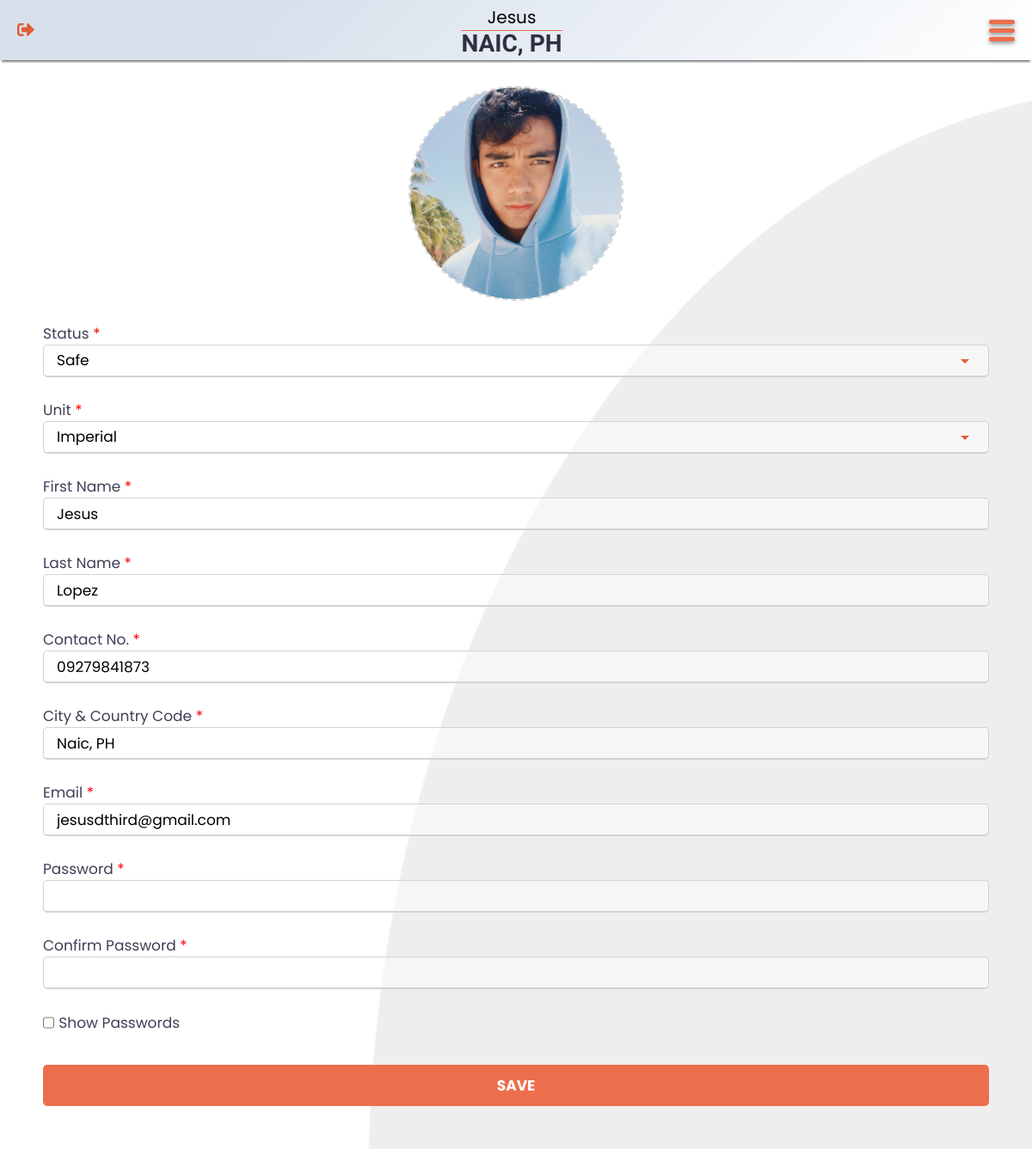
The app's page /settings.php (signed in) with its own data.
### tables this page shows
CREATE TABLE `user` (
	`user_id` INT UNSIGNED AUTO_INCREMENT PRIMARY KEY,
	`fname` VARCHAR(50) NOT NULL,
	`lname` VARCHAR(50) NOT NULL,
	`contact_no` CHAR(13) NOT NULL,
	`location` VARCHAR(50) NOT NULL,
	`email` VARCHAR(100) NOT NULL UNIQUE,
	`password` VARCHAR(255) NOT NULL,
	`profile_picture` CHAR(12) DEFAULT 'default.jpg' NOT NULL ,
	`status` ENUM('Safe', 'Moderately Affected', 'Severely Affected') DEFAULT 'Safe' NOT NULL,
	`unit` ENUM('Metric', 'Imperial') DEFAULT 'Metric' NOT NULL
);

### src/header.php (called while the page is built, shortened)
<?php
	if (isset($_SESSION["account-verified"])) {
		$user_id = $_SESSION["account-verified"];
		require_once "lib/database-handler.php";
		require_once "models/User.php";
		$user = new User();
		$account = $user->getUser($user_id);
		$fname = $account->fname;
		$location = $account->location;
		$icon = "out";
		$logInLogOut = "src/sign-out.php";
	}
	else {
		$user_id = $location = "";
		$fname = "wwü";
		$icon = "in";
		$logInLogOut = "login.php";
	}
?>

### lib/database-handler.php (called while the page is built, shortened)
<?php
class Database {
	private $host = DB_HOST;
	private $dbname = DB_NAME;
	private $charset = DB_CHARSET;
	private $user = DB_USER;
	private $password = DB_PASSWORD;
	private $dbh;
	private $stmt;
	public function __construct() {
		$dsn = "mysql:host=".$this->host.";charset=".$this->charset.";dbname=".$this->dbname;
		$options = array (
			PDO::ATTR_PERSISTENT => true,
			PDO::ATTR_ERRMODE => PDO::ERRMODE_EXCEPTION,
			PDO::ATTR_ORACLE_NULLS => PDO::NULL_NATURAL
		);
		try {
			$this->dbh = new PDO($dsn, $this->user, $this->password, $options);
		}
		catch (PDOException $e) {
			$this->error = $e->getMessage()." in ".$e->getFile()." on line ".$e->getLine();
			$this->terminate();
		}
	}
	public function query($query) {
		$this->stmt = $this->dbh->prepare($query);
	}
	public function bind($param, $value, $type = null) {
		if (is_null($type)) {
			switch (true) {
				default:
					$type = PDO::PARAM_STR;
			}
		}
		$this->stmt->bindValue($param, $value, $type);
	}
	public function execute($message = "", $redirect = "") {
		try {
			return $this->stmt->execute();
		}
		catch (PDOException $e) {
			$this->logFile = "../src/log.txt";
			$this->error = $e->getMessage()." in ".$e->getFile()." on line ".$e->getLine();
			$this->logError();
		}
		finally {
			if ($redirect !== "") {
				$this->confirmQuery($message, $redirect);
			}
		}
	}
	public function resultRecord() {
		$this->execute();
		return $this->stmt->fetch(PDO::FETCH_OBJ);
	}
	public function __destruct() {
		$this->dbh = null;
	}
}

### models/User.php (called while the page is built, shortened)
<?php
class User {
	protected $db;
	public function __construct() {
		$this->db = new Database();
	}
	public function getUser($id) {
		$this->db->query("SELECT * FROM `user` WHERE `user_id` = ?");
		$this->db->bind(1, $id);
		return $this->db->resultRecord();
	}
}

### src/modal.php (called while the page is built, shortened)
<?php
$modal_flag = "";

### settings.php (the view, shortened to what this page needs)
<?php
	require_once "src/header.php";
	$user_id = $_SESSION["account-verified"];
	$user = new User();
	$u = $user->getUser($user_id);
	require_once "src/modal.php";
?>
<!DOCTYPE html>
<html lang="en">
<head>
	<link rel="stylesheet" type="text/css" href="css/all.min.css" />
	<link rel="stylesheet" type="text/css" href="css/general.css" />
	<link rel="stylesheet" type="text/css" href="css/tingle.min.css" />
	<link rel="stylesheet" type="text/css" href="css/modal.css" />
	<link rel="stylesheet" type="text/css" href="css/outer-navigation-menu.css" />
	<link rel="stylesheet" type="text/css" href="css/input.css" />
	<link rel="stylesheet" type="text/css" href="css/validation.css" />
	<link rel="stylesheet" type="text/css" href="css/one-person-page.css" />
	<link rel="stylesheet" type="text/css" href="css/image-upload.css" />
</head>
<body>
	<header>
		<a href="<?php echo $logInLogOut; ?>" class="fas fa-sign-<?php echo $icon; ?>-alt"></a>
		<div class="data">
			<p id="fname" data-user-id="<?php echo $user_id; ?>"><?php echo $fname; ?></p>
			<p id="location"><?php echo $location; ?></p>
		</div>
		<label for="check-menu" class="menu-button"><div class="menu-lines"></div></label>
	</header>
	<main data-modal="<?php echo $modal_flag; ?>">
		<section id="settings">
			<form action="src/edit-user.php" method="post" enctype="multipart/form-data" novalidate>
				<div id="drop-area">
					<img id="profile-picture" src="img/profile-pictures/<?php echo $u->profile_picture; ?>" />
				</div>
				<label for="status">Status <span class="required">*</span></label>
				<select id="status" name="status" data-value="<?php echo $u->status; ?>">
					<option value="Safe">Safe</option>
				</select>
				<label for="unit">Unit <span class="required">*</span></label>
				<select id="unit" name="unit" data-value="<?php echo $u->unit; ?>">
					<option value="Imperial">Imperial</option>
				</select>
				<label for="fname">First Name <span class="required">*</span></label>
				<input id="fname" type="text" name="fname" value="<?php echo $u->fname; ?>" required />
				<label for="lname">Last Name <span class="required">*</span></label>
				<input id="lname" type="text" name="lname" value="<?php echo $u->lname; ?>" required />
				<label for="contact-no">Contact No. <span class="required">*</span></label>
				<input id="contact-no" type="text" name="contact-no" value="<?php echo $u->contact_no; ?>" required />
				<label for="city-country-code">City & Country Code <span class="required">*</span></label>
				<input id="city-country-code" type="text" name="city-country-code" value="<?php echo $u->location; ?>" required />
				<label for="email">Email <span class="required">*</span></label>
				<input id="email" type="email" name="email" value="<?php echo $u->email; ?>" required />
				<label for="password">Password <span class="required">*</span></label>
				<input id="password" type="password" name="password" required />
				<label for="confirm-password">Confirm Password <span class="required">*</span></label>
				<input id="confirm-password" type="password" name="confirm-password" required />
				<input id="show-passwords" type="checkbox" class="show-password" />
				<label for="show-passwords" class="inline show-password-label">Show Passwords</label>
				<button id="save" type="submit" name="save" class="solo">Save</button>
			</form>
		</section>
	</main>
</body>
</html>

### css/general.css (style rules this page uses)
:root { --cadet-blue: #9fa5c0; --charade: #2f2e41; --dark-orange: #e15c38; --green: #34c300; --gun-powder: #3f3f56; --light-gray: #d3d3d3; --orange: #ec6e4c; --red: #ff0000; --saffron: #f5d23b; --sandy-brown: #f2a65a; --tall-poppy: #b2272b; }
* { -webkit-tap-highlight-color: transparent; box-sizing: border-box; font-family: "Poppins", sans-serif; margin: 0; padding: 0; }
body { padding: env(safe-area-inset-top, 0px) env(safe-area-inset-right, 0px) env(safe-area-inset-bottom, 0px) env(safe-area-inset-left, 0px); font-size: 20px; }
.inline { display: inline; }

### css/outer-navigation-menu.css (style rules this page uses)
header { align-items: center; background-image: linear-gradient(315deg, #ffffff 0%, #d7e1ec 74%); box-shadow: 0 4px 2px -2px gray; display: flex; height: 70px; justify-content: space-between; padding: 20px; position: fixed; top: 0; width: 100%; z-index: 20; }
header a { text-decoration: none; }
header .fas { color: var(--dark-orange); font-size: 20px; }
header .data p { margin: 0; text-align: center; }
#location { border-top: 1px solid var(--orange); color: var(--charade); font-family: "Baloo 2", sans-serif; font-size: 28px; font-weight: 700; line-height: 30px; margin-top: 2px; margin: 0; text-transform: uppercase; }
.menu-lines, .menu-lines::before, .menu-lines::after { background-color: var(--orange); border-radius: 5px; box-shadow: 0 2px 5px gray; height: 5px; transition: all 0.5s ease-in-out; width: 30px; }
.menu-lines::before, .menu-lines::after { content: ""; display: block; position: absolute; }
.menu-lines::before { transform: translateY(-10px); }
.menu-lines::after { transform: translateY(10px); }
section { padding: 100px 50px; }

### css/input.css (style rules this page uses)
input:not(#check-menu), select { background-color: rgba(255, 255, 255, 0.5); border-radius: 5px; border: 1px solid var(--light-gray); border-bottom-width: 2px; font-size: 17px; height: 38px; outline: none; padding: 0 15px; transition: all 0.3s ease; width: 100%; }
select { -moz-appearance: none; -webkit-appearance: none; background-image: url("../img/down-arrow.svg"); background-position: right 15px center; background-repeat: no-repeat; background-size: 24px 24px; padding: 0 45px 0 15px; }
main label, form label, figcaption { display: block; margin-top: 25px; color: var(--gun-powder); }
.required { color: var(--red); }
main label, form label { font-size: 17px; }
input[type="checkbox"]:not(#check-menu) { width: unset; }
input[type="checkbox"]:not(#check-menu), .show-password-label { display: inline-block; margin-top: 20px; vertical-align: middle; }
button.solo { background-color: var(--orange); border-radius: 5px; border: none; color: #fff; font-size: 17px; font-weight: 700; height: 48px; line-height: 22px; margin-top: 30px; padding: 12px 29px; text-align: center; text-transform: uppercase; width: 100%; }

### css/one-person-page.css (style rules this page uses)
main { background-image: url("../img/light-gray-background.png"); background-position: center center; background-repeat: no-repeat; background-size: cover; }
section { padding: 100px 50px 50px 50px; }
img { border-radius: 50%; height: 250px; width: 250px; }

### css/image-upload.css (style rules this page uses)
#drop-area { align-items: center; border-radius: 50%; border: 2px dashed var(--light-gray); display: flex; flex-direction: column; height: 250px; justify-content: center; margin: 0 auto; width: 250px; }
#drop-area img { height: 100%; object-fit: cover; width: 100%; }

### records on screen
user: fname "Jesus", location "NAIC, PH", profile_picture (picture), status "Safe", unit "Imperial", lname "Lopez", contact-no "09279841873", city-country-code "Naic, PH", email "jesusdthird@gmail.com"
